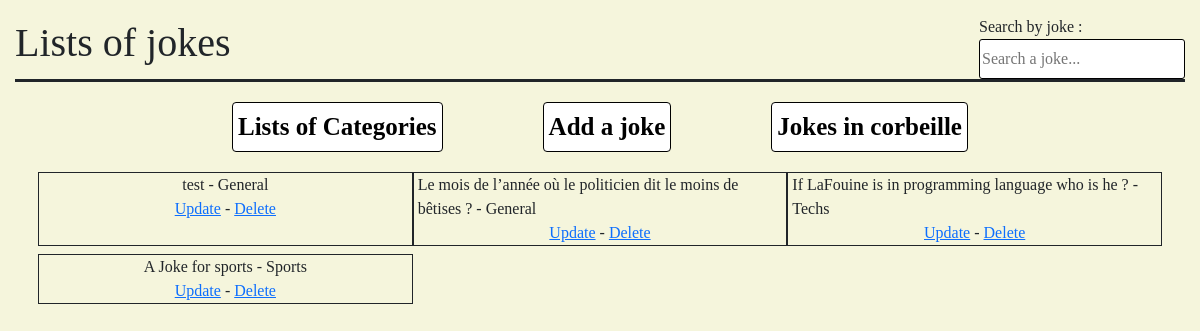
The app's page /jokes/ with its own data.
### jokesapp/models.py (models this page shows, shortened)
class Joke(models.Model):
    category = models.ForeignKey(Category , on_delete=models.CASCADE)
    question = models.CharField(max_length=300)
    answer = models.CharField(max_length=150)
    date_pub = models.DateTimeField("Date pub")
    view = models.BooleanField(default=True)

class Category(models.Model):
    libelle = models.CharField(max_length=180)
    view = models.BooleanField(default=True)
    def __str__(self):
        return self.libelle

### jokesapp/views.py (the view)
# urls.py: path('' , views.Index.as_view() , name="Index"),
class Index(generic.ListView):
    template_name = "jokesapp/index.html"
    context_object_name = "jokes"
    def get_queryset(self):
        return Joke.objects.all().order_by('-date_pub').filter(view = True);

### jokesapp/templates/jokesapp/index.html (shortened to what this page needs)
<!DOCTYPE html>
<html lang="en">
<head>
    <link href="https://cdn.jsdelivr.net/npm/bootstrap@5.3.1/dist/css/bootstrap.min.css" rel="stylesheet">
    {% load static %}
    <link rel="stylesheet" href="{% static 'jokesapp/index.css' %}" />
</head>
<body>
    <div style="display: flex;justify-content: space-between;align-items: center;border-bottom:solid;margin:15px;">
        <h1>Lists of jokes</h1>
        <form method="get" action="{% url 'jokesapp:search_joke' %}">
            <div style="display:flex;flex-direction: column;">
                <label for="word">Search by joke :</label>
                <input
                    style="height: 40px;border-radius: 3px;border: solid .5px;outline: none;"
                    type="search" name="word" id="word" placeholder="Search a joke..."
                >
            </div>
        </form>
    </div>
    <div style="display: flex; gap:100px;justify-content: center; margin:20px;">
        <a class="link" href="{% url 'jokesapp:categories' %}">Lists of Categories</a>
        <a class="link" href="{% url 'jokesapp:create' %}">Add a joke</a>
        <a class="link" href="{% url 'jokesapp:joke_deleted' %}">Jokes in corbeille</a>
    </div>
    <div class="container">
        <div class="row g-2" >
            {% for joke in jokes %}
                <div class="col-4 border border-dark flex d-flex flex-column align-items-center">
                    {{joke.question}}
                    - {{joke.category}}
                    <div> <a href="{% url 'jokesapp:update' joke.id %}">Update</a> - <a href="{% url 'jokesapp:remove_joke' joke.id %}">Delete</a>
                    </div>
                </div>
            {% endfor %}
        </div>
    </div>
</body>
</html>

### jokesapp/static/jokesapp/index.css (style rules this page uses)
body { font-family: consolas; background-color: beige; }
.link { color:black;text-decoration: none;border:solid 1px;padding:5px;font-weight:bold;font-size:25px;background-color: white;border-radius: 4px; }

### records on screen
Joke: question "test", category "General"
Joke: question "Le mois de l’année où le politicien dit le moins de bêtises ?", category "General"
Joke: question "If LaFouine is in programming language who is he ?", category "Techs"
Joke: question "A Joke for sports", category "Sports"
